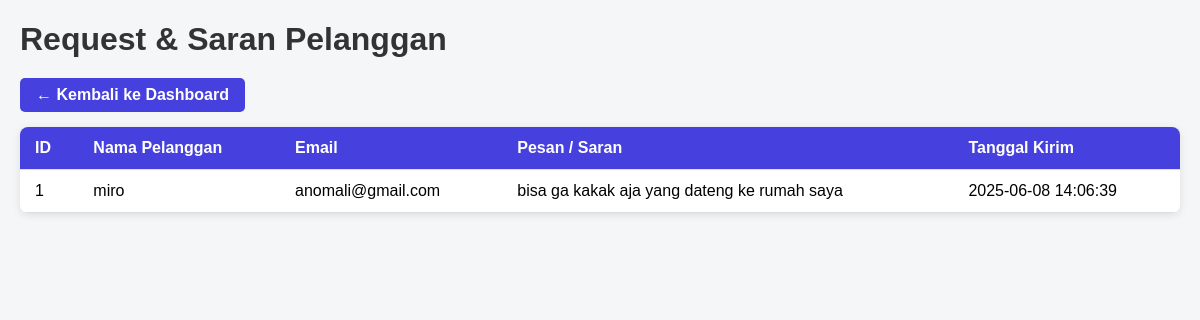
The page /admin/admin_requests.php (signed in) on the database its author committed.
### tables this page shows
CREATE TABLE `carwash_request` (
  `id` int(11) NOT NULL,
  `name` varchar(100) NOT NULL,
  `email` varchar(100) NOT NULL,
  `description` text NOT NULL,
  `created_at` timestamp NOT NULL DEFAULT current_timestamp()
);

### admin/admin_requests.php (the view, shortened to what this page needs)
<?php
$host = "localhost";
$username = "root";
$password = "";
$database = "cuci_mobil";
$conn = new mysqli($host, $username, $password, $database);
$sql = "SELECT * FROM carwash_request ORDER BY created_at DESC";
$result = $conn->query($sql);
?>
<!DOCTYPE html>
<html lang="id">
<head>
</head>
<body>
<h1>Request & Saran Pelanggan</h1>
<a href="dashboard.php" class="back-btn">← Kembali ke Dashboard</a>
<table>
    <thead>
        <tr>
            <th>ID</th>
            <th>Nama Pelanggan</th>
            <th>Email</th>
            <th>Pesan / Saran</th>
            <th>Tanggal Kirim</th>
        </tr>
    </thead>
    <tbody>
    <?php if ($result && $result->num_rows > 0): ?>
        <?php while ($row = $result->fetch_assoc()): ?>
            <tr>
                <td><?= htmlspecialchars($row['id']) ?></td>
                <td><?= htmlspecialchars($row['name']) ?></td>
                <td><?= htmlspecialchars($row['email']) ?></td>
                <td><?= nl2br(htmlspecialchars($row['description'])) ?></td>
                <td><?= htmlspecialchars($row['created_at']) ?></td>
            </tr>
        <?php endwhile; ?>
    <?php else: ?>
        <tr><td colspan="5" style="text-align:center;">Belum ada data request atau saran.</td></tr>
    <?php endif; ?>
    </tbody>
</table>
</body>
</html>

### admin/admin_requests.php (style rules this page uses)
body { font-family: Arial, sans-serif; margin: 20px; background: #f4f6f8; }
table { width: 100%; border-collapse: collapse; background: white; border-radius: 8px; overflow: hidden; box-shadow: 0 2px 8px rgb(0 0 0 / 0.1); }
th, td { padding: 12px 15px; border-bottom: 1px solid #ddd; text-align: left; vertical-align: top; }
th { background-color: #4640de; color: white; }
h1 { margin-bottom: 20px; color: #333; }
a.back-btn { display: inline-block; margin-bottom: 15px; padding: 8px 16px; background-color: #4640de; color: white; text-decoration: none; border-radius: 5px; font-weight: 600; }

### rows shown on the page
carwash_request: id "1", name "miro", email "anomali@gmail.com", description "bisa ga kakak aja yang dateng ke rumah saya", created_at "2025-06-08 14:06:39"
